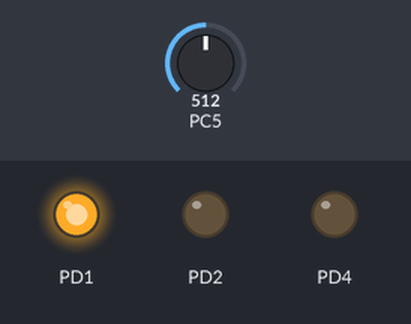
Recording of a program running on a simulated ATmega328P, built with avr-gcc and emulated at 16 MHz. On the bench: output pins drawn as LEDs (lit = HIGH). The inputs (shaded band) are chosen by the test bench; at power-on: PC5 = 512. Pins used as bus, display or sensor lines are not drawn.

Above: at 1.2 s.
1.3 s: PC5 set to 490
At 1.7 s:
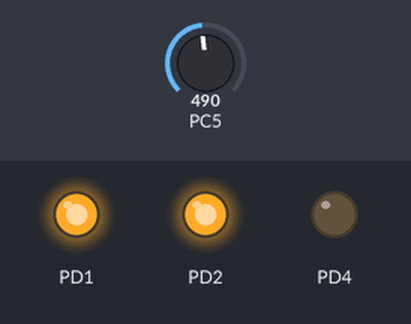
2.9 s: PC5 set to 309
4.4 s: PC5 set to 294
At 5.1 s:
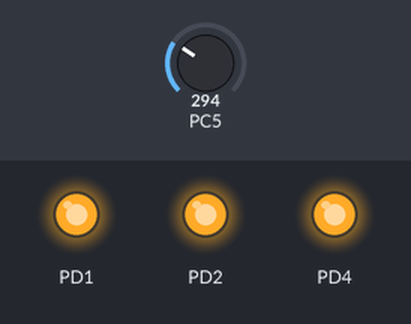
5.9 s: PC5 set to 710
At 6.3 s:
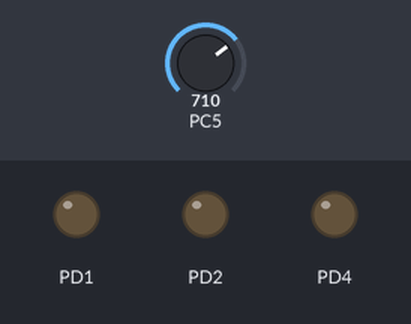
7.4 s: PC5 set to 690
At 8.0 s:
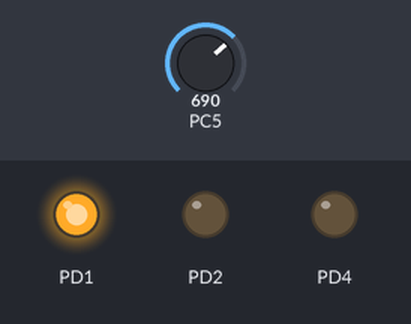
8.9 s: PC5 set to 716
At 9.2 s:
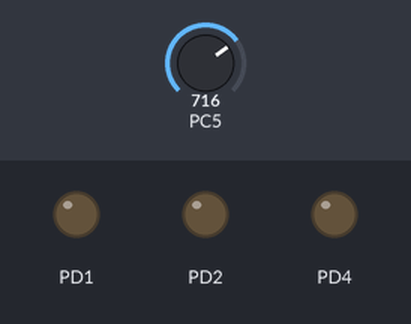
Timing chart, 0 to 11.4 s (numbered marks = the images above; inputs shaded):
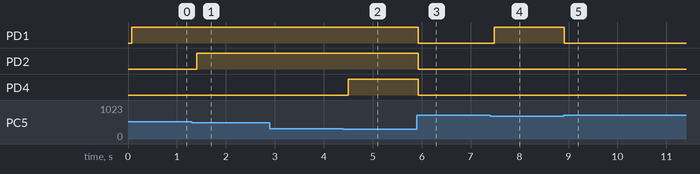

The program:

main.c
```c
#define F_CPU 16000000UL

#include <avr/io.h>
#include <util/delay.h>
#include "BIT_MATH.h"
#include "LCD.h"

// Initialize ADC
void ADC_Init(void)
{
	// AVCC as reference voltage
	ADMUX = (1 << REFS0);

	// Enable ADC
	// Prescaler = 64
	ADCSRA = (1 << ADEN) |
	(1 << ADPS2) |
	(1 << ADPS1);
}

// Read ADC Channel
unsigned int ADC_Read(unsigned char channel)
{
	// Select ADC channel
	ADMUX = (ADMUX & 0xF0) | (channel & 0x0F);

	// Start conversion
	ADCSRA |= (1 << ADSC);

	// Wait until conversion finishes
	while (ADCSRA & (1 << ADSC));

	return ADC;
}

int main(void)
{

 //PROJECT 1
 	ADC_Init();
 	LCD_Init();

	// LCD_String("Hello_Sama");


	SET_BIT(DDRD, 1);
	SET_BIT(DDRD, 2);
	SET_BIT(DDRD, 4);

	CLR_BIT(DDRC, 5);


//PROJECT 3
// 	uint8_t data[5];
// 	uint8_t humidity;
// 	uint8_t temp;
//     timer_init();

	while (1)
	{
		// LCD_String("Hello Sama");

		//PROJECT 1
		unsigned int channelValue = ADC_Read(5);
		LCD_SetCursor(0,0);
		LCD_String("Value: ");
		LCD_Number(channelValue);
		LCD_String("   ");


		if (channelValue <= 300)
		{

			SET_BIT(PORTD, 1);
			SET_BIT(PORTD, 2);
			SET_BIT(PORTD, 4);
		}

		else if (channelValue > 300 && channelValue <= 500)
		{

			SET_BIT(PORTD, 1);
			SET_BIT(PORTD, 2);
			CLR_BIT(PORTD, 4);
		}

		else if (channelValue > 500 && channelValue < 700)
		{

			SET_BIT(PORTD, 1);
			CLR_BIT(PORTD, 2);
			CLR_BIT(PORTD, 4);
		}

		else
		{

			CLR_BIT(PORTD, 1);
			CLR_BIT(PORTD, 2);
			CLR_BIT(PORTD, 4);
		}


		_delay_ms(100);
		LCD_Clear();

//PROJECT 2
// SET_BIT(DDRB, 0); //led
// SET_BIT(DDRB, 3); //buzzer
// CLR_BIT(DDRB , 7); // 0 , 1


// if(GET_BIT(PINB , 7)==1){
// 	LCD_String("ENTER");
//
// 	SET_BIT(PORTB, 0);
// 	SET_BIT(PORTB, 3);
// }
//
// else{
//
// 	CLR_BIT(PORTB, 0);
//     CLR_BIT(PORTB, 3);
// }
// 		_delay_ms(100);
//  		LCD_Clear();

		 //PROJECT 3

		 // 		if(read (data)){
		 // 			humidity = data[0];
		 // 			temp = data[2];
		 //
		 // 			LCD_String("humidity = ")
		 // 			LCD_Number(humidity);
		 // 			LCD_SetCursor(1 ,0);
		 // 			LCD_String("Temp = ")
		 // 			LCD_Number(temp);
		 // 			_delay_ms(100);
		 // 			LCD_Clear();
		 //
		 //
		 // 		}
		 //
		 // 		else{
		 //
		 // 		}
	}
}
```

LCD.c
```c
/*
 * LCD.c
 *
 * Created: 11/11/2026 11:13:13 AM
 * Author : Sofian.Elaa
 */

#include "LCD.h"
#include <util/delay.h>
#include <stdlib.h>

static void LCD_Enable(void)
{
	LCD_PORT_B |= (1 << LCD_EN);
	_delay_us(1);
	LCD_PORT_B &= ~(1 << LCD_EN);
	_delay_us(100);
}

static void LCD_Send4Bits(uint8_t data)
{
	// Clear D4 on PORTB
	LCD_PORT_B &= ~(1 << LCD_D4);
	// Clear D5, D6, D7 on PORTC
	LCD_PORT_C &= ~((1 << LCD_D5) | (1 << LCD_D6) | (1 << LCD_D7));

	// Set D4-D7 based on data bits (D5 is now on PORTC)
	if (data & 0x01) LCD_PORT_B |= (1 << LCD_D4);
	if (data & 0x02) LCD_PORT_C |= (1 << LCD_D5);
	if (data & 0x04) LCD_PORT_C |= (1 << LCD_D6);
	if (data & 0x08) LCD_PORT_C |= (1 << LCD_D7);

	LCD_Enable();
}

static void LCD_Send(uint8_t data)
{
	LCD_Send4Bits(data >> 4);
	LCD_Send4Bits(data & 0x0F);
}

void LCD_Command(uint8_t command)
{
	LCD_PORT_B &= ~(1 << LCD_RS);
	LCD_Send(command);
	_delay_ms(2);
}

void LCD_Char(char data)
{
	LCD_PORT_B |= (1 << LCD_RS);
	LCD_Send(data);
	_delay_us(100);
}

void LCD_String(char *str)
{
	while (*str)
	{
		LCD_Char(*str);
		str++;
	}
}

void LCD_Clear(void)
{
	LCD_Command(0x01);
	_delay_ms(2);
}

void LCD_SetCursor(uint8_t row, uint8_t col)
{
	if (row == 0)
	{
		LCD_Command(0x80 + col);
	}
	else
	{
		LCD_Command(0xC0 + col);
	}
}

void LCD_Init(void)
{
	// Set RS, EN, D4 as OUTPUT on PORTB
	LCD_DDR_B |= (1 << LCD_RS) | (1 << LCD_EN) | (1 << LCD_D4);
	// Set D5, D6, D7 as OUTPUT on PORTC (Analog pins A2, A0, A1)
	LCD_DDR_C |= (1 << LCD_D5) | (1 << LCD_D6) | (1 << LCD_D7);

	LCD_PORT_B &= ~((1 << LCD_RS) | (1 << LCD_EN));
	LCD_PORT_C &= ~((1 << LCD_D5) | (1 << LCD_D6) | (1 << LCD_D7));

	_delay_ms(50); // Power-up stabilization delay

	// LCD 4-bit initialization sequence
	LCD_Send4Bits(0x03);
	_delay_ms(5);

	LCD_Send4Bits(0x03);
	_delay_us(150);

	LCD_Send4Bits(0x03);
	_delay_us(150);

	LCD_Send4Bits(0x02); // Set to 4-bit mode
	_delay_ms(1);

	LCD_Command(0x28); // 2 lines, 5x8 matrix
	LCD_Command(0x0C); // Display ON, Cursor OFF
	LCD_Command(0x01); // Clear screen
	_delay_ms(2);
	LCD_Command(0x06); // Increment cursor
}

void LCD_Number(int32_t number)
{
	char buffer[12];
	ltoa(number, buffer, 10);
	LCD_String(buffer);
}
```

LCD.h
```c
#ifndef LCD_H_
#define LCD_H_

#include <avr/io.h>
#include <stdint.h>


#define F_CPU 16000000UL

// RS, EN, D4 are on PORTB (Digital pins D9 to D11)
#define LCD_PORT_B   PORTB
#define LCD_DDR_B    DDRB

#define LCD_RS       PB1  // D9
#define LCD_EN       PB2  // D10
#define LCD_D4       PB3  // D11

// D5, D6, and D7 are on PORTC (Analog pins A2, A0, and A1)
#define LCD_PORT_C   PORTC
#define LCD_DDR_C    DDRC

#define LCD_D5       PC2  // A2
#define LCD_D6       PC0  // A0
#define LCD_D7       PC1  // A1

void LCD_Init(void);
void LCD_Command(uint8_t command);
void LCD_Char(char data);
void LCD_String(char *str);
void LCD_Clear(void);
void LCD_SetCursor(uint8_t row, uint8_t col);
void LCD_Number(int32_t number);

#endif
```

BIT_MATH.h
```c
#ifndef BIT_MATH_H_
#define BIT_MATH_H_


#define SET_BIT(REG, BIT)       ((REG) |= (1U << (BIT)))
#define CLR_BIT(REG, BIT)       ((REG) &= ~(1U << (BIT)))
#define GET_BIT(REG, BIT)       (((REG) >> (BIT)) & 1U)
#define TGL_BIT(REG, BIT)       ((REG) ^= (1U << (BIT)))


#endif   //BIT_MATH
```

Measured:
- the behaviour switches between 501 and 500 on PC5 (found by bisection; images 0 and 1)
- the behaviour switches between 301 and 300 on PC5 (found by bisection; images 1 and 2)
- the behaviour switches between 700 and 699 on PC5 (found by bisection; images 3 and 4)
- after the input at 1.3 s, PD2: LOW → HIGH after 0.10 s
- after the input at 2.9 s, every drawn part: stays the same
- after the input at 4.4 s, PD4: LOW → HIGH after 0.09 s
- after the input at 5.9 s, PD1, PD2, PD4: HIGH → LOW at once
- after the input at 7.4 s, PD1: LOW → HIGH after 0.08 s
- after the input at 8.9 s, PD1: HIGH → LOW at once
